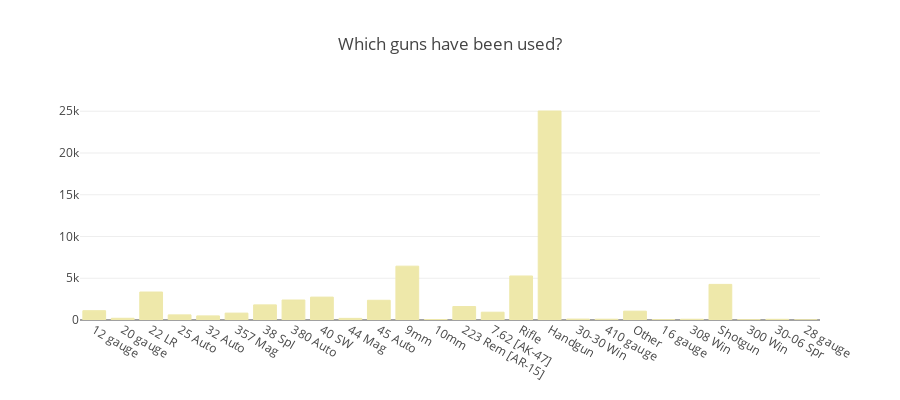

Notebook cell for this chart:
### Markdown cell above
# 一、数据分析
## 1.1暴乱冲突中使用过哪些枪支？

### Code cell
df['gun_type_parsed'] = df['gun_type'].fillna('0:Unknown')
gt = df.groupby(by=['gun_type_parsed']).agg({'n_killed': 'sum', 'n_injured' : 'sum', 'state' : 'count'}).reset_index().rename(columns={'state':'count'})

results = {}
for i, each in gt.iterrows():
    wrds = each['gun_type_parsed'].split("||")
    for wrd in wrds:
        if "Unknown" in wrd:
            continue
        wrd = wrd.replace("::",":").replace("|1","")
        gtype = wrd.split(":")[1]
        if gtype not in results: 
            results[gtype] = {'killed' : 0, 'injured' : 0, 'used' : 0}
        results[gtype]['killed'] += each['n_killed']
        results[gtype]['injured'] +=  each['n_injured']
        results[gtype]['used'] +=  each['count']

gun_names = list(results.keys())
used = [each['used'] for each in list(results.values())]
killed = [each['killed'] for each in list(results.values())]
injured = [each['injured'] for each in list(results.values())]
danger = []
for i, x in enumerate(used):
    danger.append((killed[i] + injured[i]) / x)

trace1 = go.Bar(x=gun_names, y=used, name='SF Zoo', orientation = 'v',
    marker = dict(color = '#EEE8AA', 
        line = dict(color = '#EEE8AA', width = 1) ))
data = [trace1]
layout = dict(height=400, title='Which guns have been used?', legend=dict(orientation="h"));
fig = go.Figure(data=data, layout=layout)
iplot(fig, filename='枪支使用情况统计')

### Figure 1 — Plotly figure (JSON) as saved in the notebook; plotly's stock layout.template omitted (floating-point values rounded to 4 significant figures)
{"data": [{"marker": {"color": "#EEE8AA", "line": {"color": "#EEE8AA", "width": 1}}, "name": "SF Zoo", "orientation": "v", "type": "bar", "x": ["12 gauge", "20 gauge", "22 LR", "25 Auto", "32 Auto", "357 Mag", "38 Spl", "380 Auto", "40 SW", "44 Mag", "45 Auto", "9mm", "10mm", "223 Rem [AR-15]", "7.62 [AK-47]", "Rifle", "Handgun", "30-30 Win", "410 gauge", "Other", "16 gauge", "308 Win", "Shotgun", "300 Win", "30-06 Spr", "28 gauge"], "y": [1113, 207, 3351, 612, 489, 824, 1810, 2395, 2741, 195, 2363, 6447, 50, 1610, 934, 5270, 25029, 110, 96, 1060, 32, 91, 4264, 23, 84, 6]}], "layout": {"height": 400, "legend": {"orientation": "h"}, "title": "Which guns have been used?"}}
